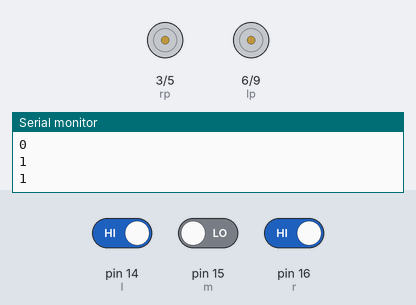
Recording of a sketch running on a simulated Arduino Uno, built with avr-gcc and run on an emulated ATmega328P. On the bench: motor-driver pin pairs drawn as motors (green arrow = first pin HIGH = forward, orange = second pin HIGH = backward, longer = more drive), the last lines printed to the serial monitor. The inputs (shaded band) are chosen by the test bench; at power-on: pin 14 (l) HIGH, pin 15 (m) LOW, pin 16 (r) HIGH.

Above: at 1.2 s.
1.3 s: pin 14 (l) driven LOW
At 2.5 s:
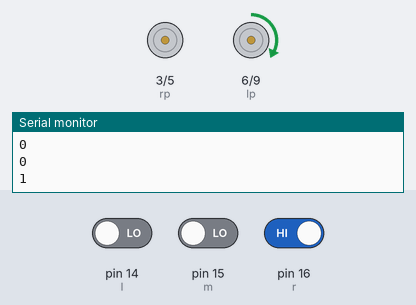
2.8 s: pin 14 (l) driven HIGH and pin 15 (m) driven HIGH and pin 16 (r) driven LOW
At 4.2 s:
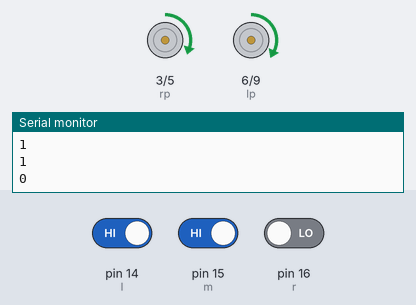
5.8 s: pin 15 (m) driven LOW
At 6.9 s:
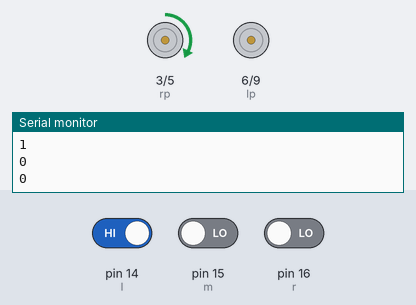
7.3 s: pin 14 (l) driven LOW and pin 15 (m) driven HIGH
At 8.4 s:
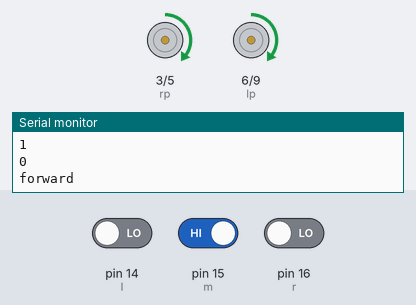
Timing chart, 0 to 9.8 s (numbered marks = the images above; inputs shaded):
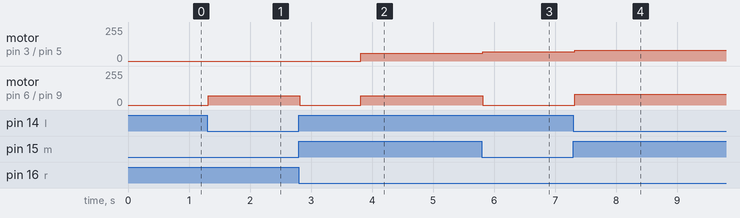

Measured:
- after the input at 1.3 s, motor on pin 6 (lp) / pin 9 (ln): stopped → forward 70/255 at once
- after the input at 2.8 s, motor on pin 3 (rp) / pin 5 (rn): stopped → forward 60/255 after 1.0 s; motor on pin 6 (lp) / pin 9 (ln): forward 70/255 → stopped at once, → forward 70/255 1.0 s later
- after the input at 5.8 s, motor on pin 6 (lp) / pin 9 (ln): goes on until 5.8 s, then stays stopped
- after the input at 7.3 s, motor on pin 3 (rp) / pin 5 (rn): forward 70/255 → forward 80/255 at once; motor on pin 6 (lp) / pin 9 (ln): stopped → forward 80/255 at once

The sketch:

LINEFOLLOWER_ROBOT.ino
```cpp
int l=14;
int m=15;
int r=16;
int rp=3;
int rn=5;
int lp=6;
int ln=9;
void forward()
{
  analogWrite(rp,80);
  digitalWrite(rn,LOW);
  analogWrite(lp,80);
  digitalWrite(ln,LOW);
  Serial.println("forward");


}
void right()
{
  digitalWrite(rp,LOW);
  digitalWrite(rn,LOW);
  analogWrite(lp,70);
  digitalWrite(ln,LOW);
  Serial.println("right");


}

void left()
{
  analogWrite(rp,70);
  digitalWrite(rn,LOW);
  analogWrite(lp,0);
  digitalWrite(ln,LOW);
  Serial.println("left");


}

void stopp()
{
  analogWrite(rp,0);
  analogWrite(rn,0);
  analogWrite(lp,0);
  analogWrite(ln,0);
  Serial.println("stop");

}
void sf()

{ analogWrite(rp,0);
analogWrite(rn,0);
analogWrite(lp,0);
analogWrite(ln,0);
  delay(1000);
   analogWrite(rp,60);
  digitalWrite(rn,LOW);
  analogWrite(lp,60);
  digitalWrite(ln,LOW);
  delay(2000);
}


int a,b,c;


void setup() {
  // put your setup code here, to run once:
pinMode(l,INPUT);
pinMode(m,INPUT);
pinMode(r,INPUT);
pinMode(rp,OUTPUT);
pinMode(rn,OUTPUT);
pinMode(lp,OUTPUT);
pinMode(ln,OUTPUT);
Serial.begin(9600);

}

void loop() {
  a=digitalRead(l);
  b=digitalRead(m);
  c=digitalRead(r);
  Serial.println(a);
  Serial.println(b);
  Serial.println(c);

  if(a==0&&b==1&&c==0)
  {forward();
  }
  else if (a==1&&b==1&&c==0)
  {sf();
  }
  else if(a==0&&b==0&&c==1)
  {
    right();
  }

  else if(a==1&&b==0&&c==0)
  {
    left();
  }
  else if (a==1&&b==1&&c==1)
  {
    stopp();
    delay(5000);

  }
}
```
